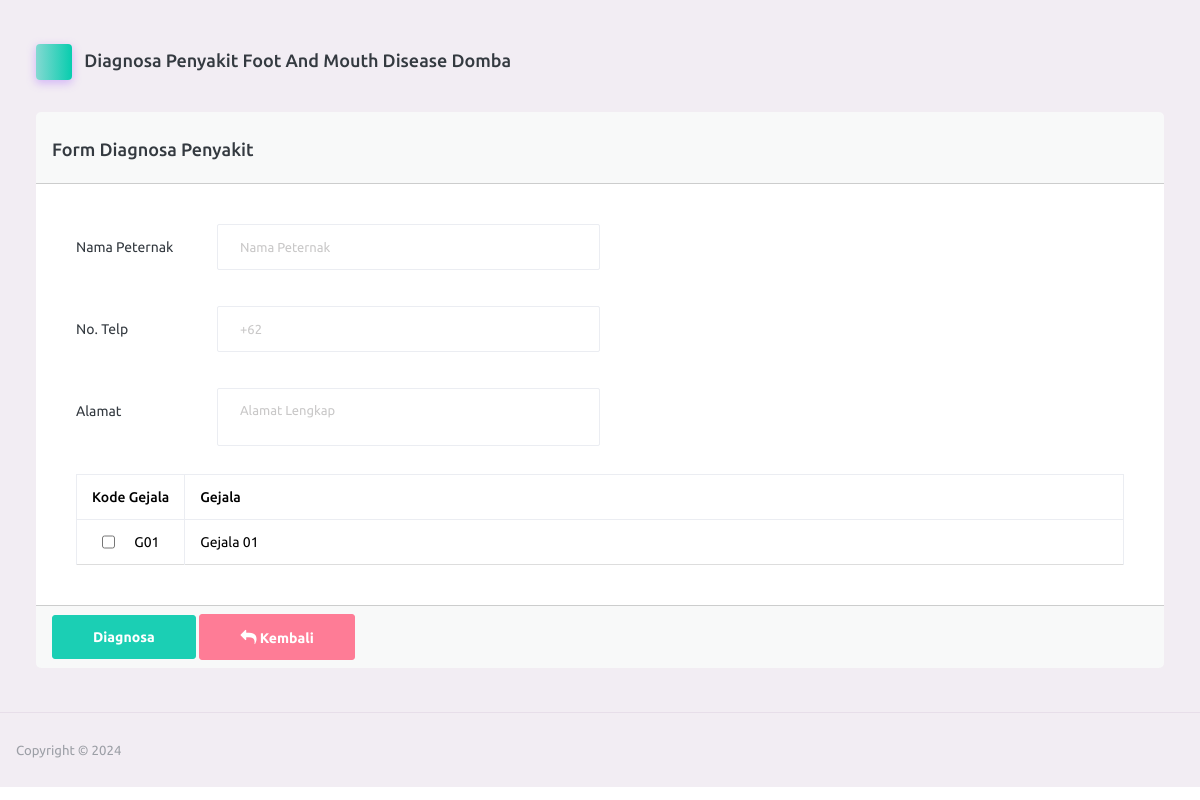
Page /index.php/user/diagnosa on the earlier database version.
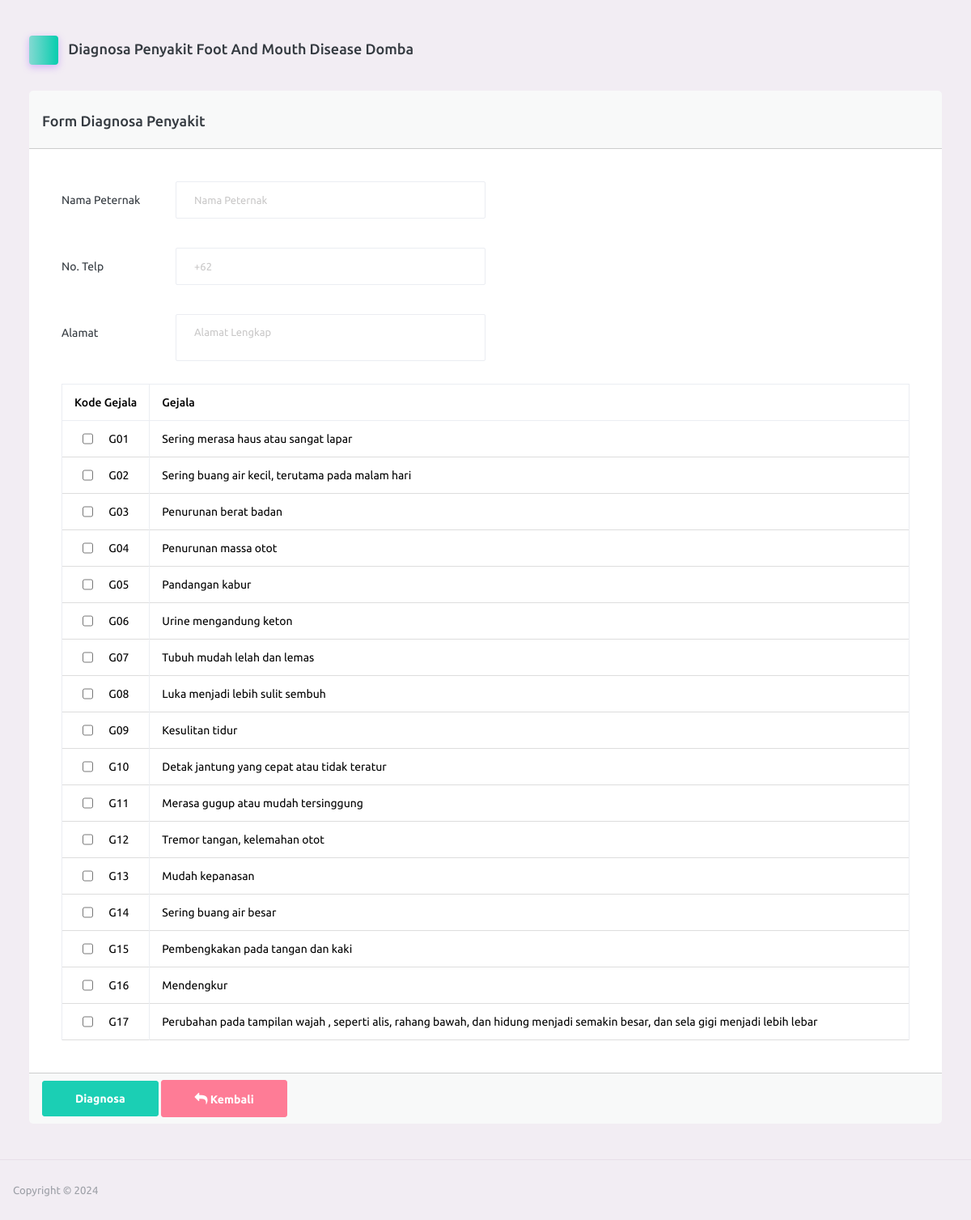
Same page on the later database version.
### tables this page shows
CREATE TABLE `tbl_gejala` (
  `kode_gejala` varchar(4) NOT NULL,
  `nama_gejala` text NOT NULL
);

### application/controllers/User.php (called while the page is built, shortened)
<?php
class User extends CI_Controller
{
	public function __construct()
	{
		$this->load->model('Pasien_model');
		$this->load->model('Gejala_model');
		$this->load->model('Konsultasi_model');
	}
	public function diagnosa(){
		$data['judul']='SISTEM PAKAR DIAGNOSA ENDOKRIN - DIAGNOSA USER';
		$data['aktif']='Diagnosa Pasien';
		$data['kode']=$this->Konsultasi_model->getCode();
		$data['user']=$this->session->userdata();
		$data['gejala'] = $this->Gejala_model->getAllGejala();
		$this->load->view('template/header_user',$data);
		$this->load->view('user/diagnosa',$data);
		$this->load->view('template/footer',$data);
	}
}

### index.php (called while the page is built, shortened)
<?php
require_once BASEPATH.'core/CodeIgniter.php';

### application/models/Gejala_model.php (called while the page is built, shortened)
<?php
class Gejala_model extends CI_Model
{
	public function getAllGejala()
	{
		$query = $this->db->order_by('kode_gejala', 'ASC')->get('tbl_gejala');
		return $query->result_array();
	}
}

### application/views/user/diagnosa.php (the view, shortened to what the changed rows need)
<div class="main-panel">
    <div class="content-wrapper">
        <div class="row">
            <div class="col-md-12 mt-2">
                <form action="<?=base_url('diagnosa/prosesdiagnosa')?>" method="post">
                    <div class="card">
                        <div class="card-body">
                            <table class="table table-bordered">
                                <thead>
                                    <tr>
                                        <th style="width: 100px">Kode Gejala</th>
                                        <th>Gejala</th>
                                    </tr>
                                </thead>
                                <tbody>
                                    <?php $no = 1;
                                        foreach ($gejala as $g) : ?>
                                    <tr>
                                        <td>
                                            <div class="custom-control custom-checkbox d-flex justify-content-around">
                                                <input class="custom-control-input" type="checkbox"
                                                    id="<?= $g['kode_gejala'] ?>" value="1"
                                                    name="<?= $g['kode_gejala'] ?>">
                                                <label for="<?= $g['kode_gejala'] ?>"
                                                    class="custom-control-label"><?= $g['kode_gejala'] ?></label>
                                            </div>
                                        </td>
                                        <td><?= $g['nama_gejala'] ?></td>
                                    </tr>
                                    <?php endforeach; ?>
                                </tbody>
                            </table>
                        </div>
                    </div>
                </form>
            </div>
        </div>
    </div>
</div>

Differences in the rows shown:
changed tbl_gejala "G01": nama_gejala "Gejala 01" → "Sering merasa haus atau sangat lapar"
added tbl_gejala: kode_gejala "G02", nama_gejala "Sering buang air kecil, terutama pada malam hari"
added tbl_gejala: kode_gejala "G03", nama_gejala "Penurunan berat badan"
added tbl_gejala: kode_gejala "G04", nama_gejala "Penurunan massa otot"
added tbl_gejala: kode_gejala "G05", nama_gejala "Pandangan kabur"
added tbl_gejala: kode_gejala "G06", nama_gejala "Urine mengandung keton"
added tbl_gejala: kode_gejala "G07", nama_gejala "Tubuh mudah lelah dan lemas"
added tbl_gejala: kode_gejala "G08", nama_gejala "Luka menjadi lebih sulit sembuh"
added tbl_gejala: kode_gejala "G09", nama_gejala "Kesulitan tidur"
added tbl_gejala: kode_gejala "G10", nama_gejala "Detak jantung yang cepat atau tidak teratur"
added tbl_gejala: kode_gejala "G11", nama_gejala "Merasa gugup atau mudah tersinggung"
added tbl_gejala: kode_gejala "G12", nama_gejala "Tremor tangan, kelemahan otot"
added tbl_gejala: kode_gejala "G13", nama_gejala "Mudah kepanasan"
added tbl_gejala: kode_gejala "G14", nama_gejala "Sering buang air besar"
added tbl_gejala: kode_gejala "G15", nama_gejala "Pembengkakan pada tangan dan kaki"
added tbl_gejala: kode_gejala "G16", nama_gejala "Mendengkur"
added tbl_gejala: kode_gejala "G17", nama_gejala "Perubahan pada tampilan wajah , seperti alis, rahang bawah, dan hidung menjadi semakin besar, dan sela gigi menjadi lebih lebar"
